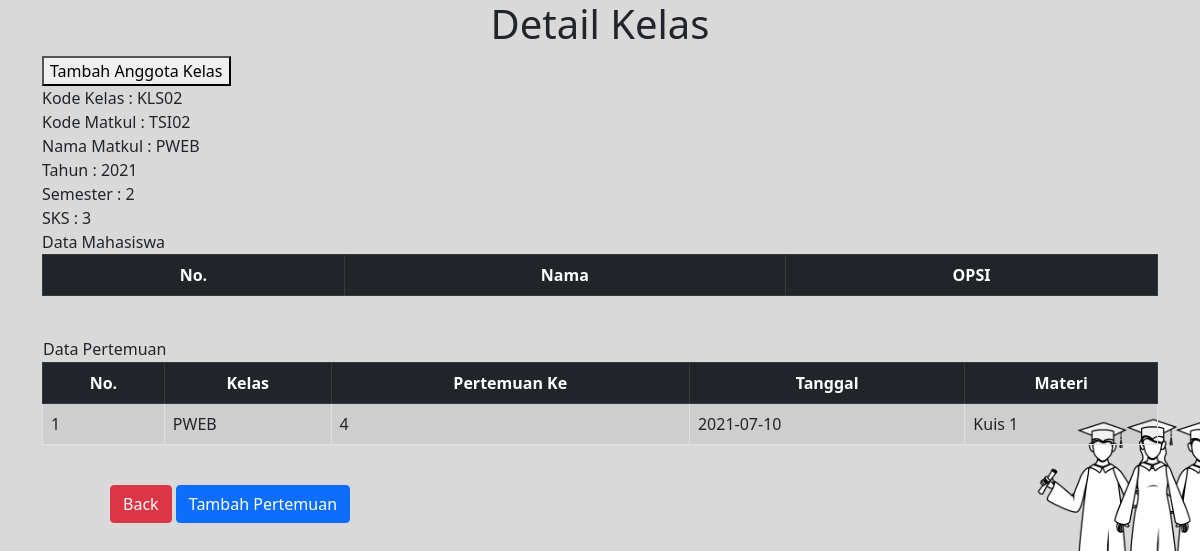
Page /lihat_detail_kelas.php?id=2 on the committed database.
### tables this page shows
CREATE TABLE `kelas` (
  `id` int(11) NOT NULL,
  `kode_kelas` varchar(50) NOT NULL,
  `kode_matkul` varchar(50) NOT NULL,
  `nama_matkul` varchar(50) NOT NULL,
  `tahun` int(11) NOT NULL,
  `semester` int(11) NOT NULL,
  `sks` int(11) NOT NULL
);

CREATE TABLE `pertemuan` (
  `pertemuan_id` int(11) NOT NULL,
  `kelas_id` int(11) NOT NULL,
  `pertemuan_ke` int(11) NOT NULL,
  `tanggal` date NOT NULL,
  `materi` varchar(225) NOT NULL
);

### lihat_detail_kelas.php (the view, shortened to what this page needs)
<?php
    include 'config.php';
        if(isset($_GET['id'])){
            $id_kelas =$_GET['id'];
        }
        else {
            die ("Error. No ID Selected!");
        }
        $query = mysqli_query($mysqli, "SELECT * FROM kelas WHERE id='$id_kelas'");
        $result = mysqli_fetch_array($query);
?>
<!DOCTYPE html>
<html lang="en">
<head>
    <link href="https://cdn.jsdelivr.net/npm/bootstrap@5.0.0-beta2/dist/css/bootstrap.min.css" rel="stylesheet"
>
</head>
 <body  background="ba.jpeg">
    <div class="container">
    <h1 class="text-center">Detail Kelas</h1>
    <button id="add_mhs" onclick="myfunction()">Tambah Anggota Kelas</button>
    <br>
        <tr>
            <td size="90">Kode Kelas</td>
            <td>: <?php echo $result['kode_kelas']?></td>
        </tr>
       <br>
        <tr>
            <td>Kode Matkul</td>
            <td>: <?php echo $result['kode_matkul']?></td>
        </tr>
        <br>
        <tr>
            <td>Nama Matkul</td>
            <td>: <?php echo $result['nama_matkul']?></td>
        </tr>
        <br>
        <tr>
            <td>Tahun</td>
            <td>: <?php echo $result['tahun']?></td>
        </tr>
        <tr>
        <br>
            <td>Semester</td>
            <td>: <?php echo $result['semester']?></td>
        </tr>
        <tr>
        <br>
            <td>SKS</td>
            <td>: <?php echo $result['sks']?></td>
        </tr>
        <br>
        <tr>
            <td>Data Mahasiswa</td>
            <br>
        </tr>
        <table class="table table-striped table-hover table-bordered" border="0" cellpadding="4">
        <thead class="table-dark">
        <tr bgcolor="silver">
            <th scope="col" class="text-center">No.</th>
            <th class="text-center">Nama</th>
            <th class="text-center">OPSI</th>
        </tr>
        </thead>
        <table>
        <tr>
            <td>Data Pertemuan</td>
            <br>
        </tr>
        <table class="table table-striped table-hover table-bordered" border="0" cellpadding="4">
        <thead class="table-dark">
        <tr bgcolor="silver">
            <th scope="col" class="text-center">No.</th>
            <th class="text-center">Kelas</th>
            <th class="text-center">Pertemuan Ke</th>
            <th class="text-center">Tanggal</th>
            <th class="text-center">Materi</th>
         </tr>
         </thead>
         <?php
            $no=0;
            $sql = mysqli_query($mysqli,"SELECT * FROM pertemuan JOIN kelas ON pertemuan.kelas_id=kelas.id WHERE kelas_id=$id_kelas");
            while ($value = mysqli_fetch_array($sql)) {
            $no++;
            ?>
            <tr>
                <td><?php echo $no?></td>
                <td><?php echo $value['nama_matkul']?></td>
                <td><?php echo $value['pertemuan_ke']?></td>
                <td><?php echo $value['tanggal']?></td>
                <td><?php echo $value['materi']?></td>
            </tr>
            <?php
            }
         ?>
         </table>
    </table>
    </div>
    <br>
<a href="indexkelas.php" class="btn btn-danger" style="margin-left: 110px"> Back </a>
<a href="addpertemuan_kelas.php?id=<?php echo $id_kelas ?>" class="btn btn-primary"> Tambah Pertemuan </a>
</body>
</html>

### rows in the picture
kelas: kode_kelas "KLS02", kode_matkul "TSI02", nama_matkul "PWEB", tahun "2021", semester "2", sks "3"
pertemuan: kelas.nama_matkul "PWEB", pertemuan_ke "4", tanggal "2021-07-10", materi "Kuis 1"
